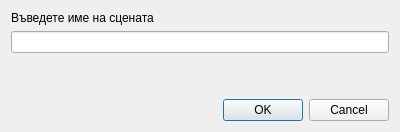
<?xml version="1.0" encoding="UTF-8"?>
<ui version="4.0">
 <class>DialogAddScene</class>
 <widget class="QDialog" name="DialogAddScene">
  <property name="geometry">
   <rect>
    <x>0</x>
    <y>0</y>
    <width>400</width>
    <height>132</height>
   </rect>
  </property>
  <property name="sizePolicy">
   <sizepolicy hsizetype="Fixed" vsizetype="Fixed">
    <horstretch>0</horstretch>
    <verstretch>0</verstretch>
   </sizepolicy>
  </property>
  <property name="windowTitle">
   <string>Добавяне на сцена</string>
  </property>
  <layout class="QVBoxLayout" name="verticalLayout">
   <item>
    <widget class="QLabel" name="label">
     <property name="text">
      <string>Въведете име на сцената</string>
     </property>
    </widget>
   </item>
   <item>
    <widget class="QLineEdit" name="lineEdit"/>
   </item>
   <item>
    <spacer name="verticalSpacer">
     <property name="orientation">
      <enum>Qt::Vertical</enum>
     </property>
     <property name="sizeHint" stdset="0">
      <size>
       <width>20</width>
       <height>40</height>
      </size>
     </property>
    </spacer>
   </item>
   <item>
    <widget class="QDialogButtonBox" name="buttonBox">
     <property name="orientation">
      <enum>Qt::Horizontal</enum>
     </property>
     <property name="standardButtons">
      <set>QDialogButtonBox::Cancel|QDialogButtonBox::Ok</set>
     </property>
    </widget>
   </item>
  </layout>
 </widget>
 <resources/>
 <connections>
  <connection>
   <sender>buttonBox</sender>
   <signal>accepted()</signal>
   <receiver>DialogAddScene</receiver>
   <slot>accept()</slot>
   <hints>
    <hint type="sourcelabel">
     <x>248</x>
     <y>254</y>
    </hint>
    <hint type="destinationlabel">
     <x>157</x>
     <y>274</y>
    </hint>
   </hints>
  </connection>
  <connection>
   <sender>buttonBox</sender>
   <signal>rejected()</signal>
   <receiver>DialogAddScene</receiver>
   <slot>reject()</slot>
   <hints>
    <hint type="sourcelabel">
     <x>316</x>
     <y>260</y>
    </hint>
    <hint type="destinationlabel">
     <x>286</x>
     <y>274</y>
    </hint>
   </hints>
  </connection>
 </connections>
</ui>
